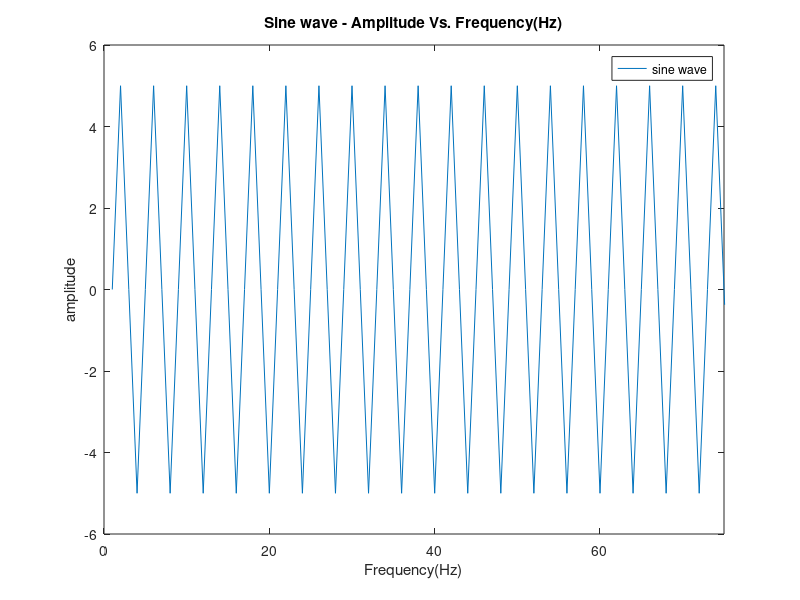

Source code (MATLAB):
%Assignment 1 - Basic Signal Processing with Matlab
%part 1:
%.m file sample_by_sample
%Student name: Paul Doherty
%Student Numbe: 10387129

%part (a)
f = 2000;                 %define variable f to set frequency to 2kHz
fs = 8000;                %define variable fs to set sampling frequency to 8kHz
A = 5.0;                  %define variable A to set amplitude to 5.0


%initiate for loop to construct 8000 samples of a sinewave of called x,
%with amplitude 5.0, frequency 2kHz and sampled at 8kHz

for k = [0:8000-1]                  %variable to create vector to sample sinewave (time value)
    x(k+1)=A*sin(2*pi*(f/fs)*k);    %creates sinewave and assigns it variable x
end                                 %end for loop
plot(x)                             %plots sinewave
xlim([0 75])                        %limits graph to 75 samples
xlabel('Frequency(Hz)')             %label x axis
ylabel('amplitude')                 %label y axis
title('Sine wave - Amplitude Vs. Frequency(Hz)') %labels title
legend('sine wave');                %creates legend for graph

%part (b)
%code  to calculate the mean squared value of x
sum = 0;                    %declare variable sum to hold sum of values of x
                            %and assign it an initial value of '0'
%for loop to evaluate sum of x
for k = [0:8000-1];     %variable to create vector to sample sinewave (time value)
    x(k+1) = A*sin(2*pi*(f/fs)*k);   %creates sinewave and assigns it variable x
    sum = sum + (x(k+1)^2);          %code to sum all components of x 
end                                  %end for loop

mean = sum/8000                      %code to get root mean square value of vector x 
                                     %and output answer mean
